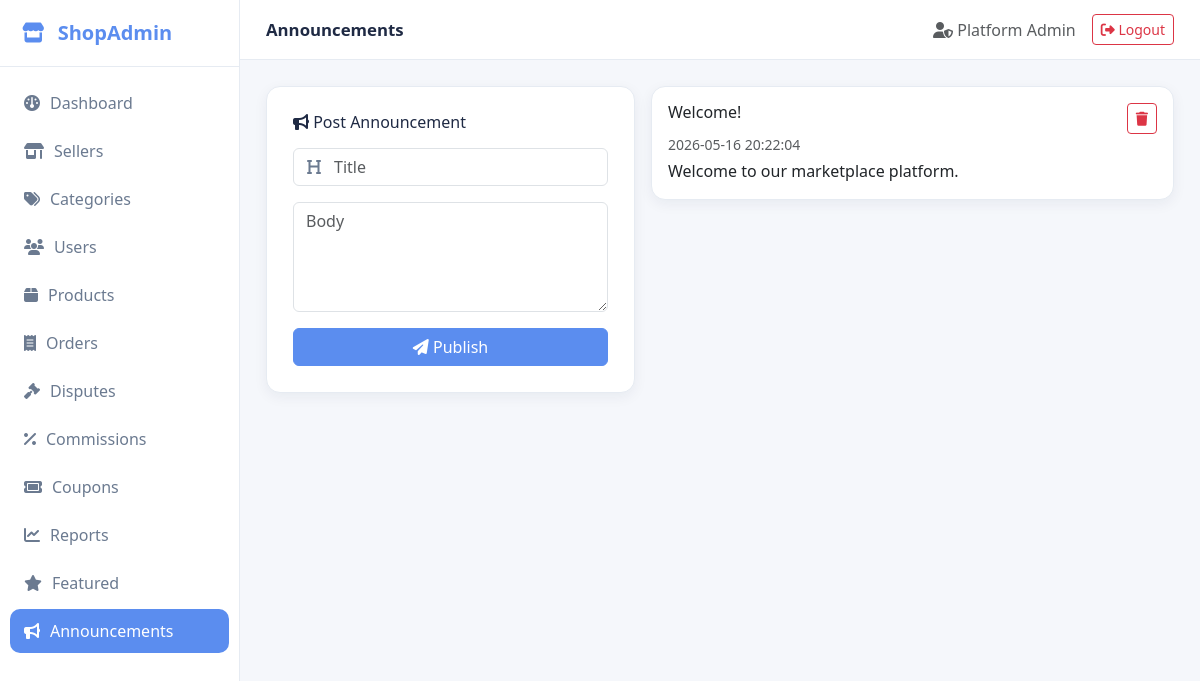
Screenshot of /index.php?url=announcements (signed in) with the database file from the repository.
### tables this page shows
CREATE TABLE IF NOT EXISTS `announcements` (
  `id` INT UNSIGNED AUTO_INCREMENT PRIMARY KEY,
  `title` VARCHAR(200) NOT NULL,
  `body` TEXT,
  `created_at` TIMESTAMP DEFAULT CURRENT_TIMESTAMP
);

### controllers/Controller.php (called while the page is built, shortened)
<?php
class Controller {
    protected function view($path, $data = []) {
        extract($data);
        require __DIR__ . '/../views/layouts/header.php';
        require __DIR__ . '/../views/' . $path . '.php';
        require __DIR__ . '/../views/layouts/footer.php';
    }
}

### controllers/AnnouncementsController.php (called while the page is built, shortened)
<?php
require_once __DIR__ . '/Controller.php';
class AnnouncementsController extends Controller {
    public function index() {
        $this->view('announcements/index', ['pageTitle'=>'Announcements','list'=>(new AnnouncementModel($this->db))->all()]);
    }
}

### index.php (called while the page is built, shortened)
<?php
require_once __DIR__ . '/config/db.php';
require_once __DIR__ . '/includes/helpers.php';
$url = $_GET['url'] ?? 'auth/login';
$url = trim($url, '/');
$parts = array_values(array_filter(explode('/', $url)));
$action         = $parts[1] ?? 'index';
$params         = array_slice($parts, 2);
$obj = new $controller($conn);
call_user_func_array([$obj, $action], $params);

### includes/helpers.php (called while the page is built, shortened)
<?php
function e($v) {
    return htmlspecialchars((string)$v, ENT_QUOTES, 'UTF-8');
}
function url($path = '') {
    return BASE_URL . '/index.php?url=' . ltrim($path, '/');
}

### models/AnnouncementModel.php (called while the page is built, shortened)
<?php
class AnnouncementModel extends Model {
    public function all() { return $this->db->query("SELECT * FROM announcements ORDER BY id DESC")->fetch_all(MYSQLI_ASSOC); }
}

### views/announcements/index.php (the view)
<div class="row g-3">
  <div class="col-lg-5">
    <div class="form-section">
      <h6 class="mb-3"><i class="fa-solid fa-bullhorn"></i> Post Announcement</h6>
      <form method="post" action="<?= url('announcements/save') ?>">
        <div class="mb-3 input-icon"><i class="fa-solid fa-heading"></i><input class="form-control" name="title" placeholder="Title" required></div>
        <div class="mb-3"><textarea class="form-control" name="body" rows="4" placeholder="Body" required></textarea></div>
        <button class="btn btn-primary w-100"><i class="fa-solid fa-paper-plane"></i> Publish</button>
      </form>
    </div>
  </div>
  <div class="col-lg-7">
    <?php foreach ($list as $a): ?>
      <div class="card p-3 mb-3">
        <div class="d-flex justify-content-between"><h6 class="mb-1"><?= e($a['title']) ?></h6>
          <a class="btn btn-sm btn-outline-danger" href="<?= url('announcements/delete/'.$a['id']) ?>" onclick="return confirm('Delete?')"><i class="fa-solid fa-trash"></i></a></div>
        <p class="text-muted small mb-1"><?= e($a['created_at']) ?></p>
        <p class="mb-0"><?= nl2br(e($a['body'])) ?></p>
      </div>
    <?php endforeach; ?>
  </div>
</div>

### assets/css/style.css (style rules this page uses)
:root { --bg:#f5f7fb; --card:#fff; --primary:#5b8def; --primary-dark:#3f6fd6; --text:#1f2a44; --muted:#6b7a90; --border:#e6ebf2; --success:#22c55e; --danger:#ef4444; --warning:#f59e0b; --shadow:0 4px 14px rgba(20,30,60,.06); }
* { box-sizing:border-box }
body { margin:0;font-family:'Segoe UI',system-ui,sans-serif;background:var(--bg);color:var(--text) }
a { text-decoration:none;color:inherit }
.card { background:var(--card);border:1px solid var(--border);border-radius:14px;box-shadow:var(--shadow) }
.btn-primary { background:var(--primary);border-color:var(--primary) }
.form-section { background:#fff;padding:26px;border-radius:14px;box-shadow:var(--shadow);border:1px solid var(--border) }
.input-icon { position:relative }
.input-icon i { position:absolute;left:14px;top:50%;transform:translateY(-50%);color:var(--muted) }
.input-icon .form-control { padding-left:40px }

### rows the page displays
announcements: title "Welcome!", created_at "2026-05-16 20:22:04", body "Welcome to our marketplace platform."

### other values shown
APP_NAME "ShopAdmin"
$pageTitle "Announcements"
$u['name'] "Platform Admin"
